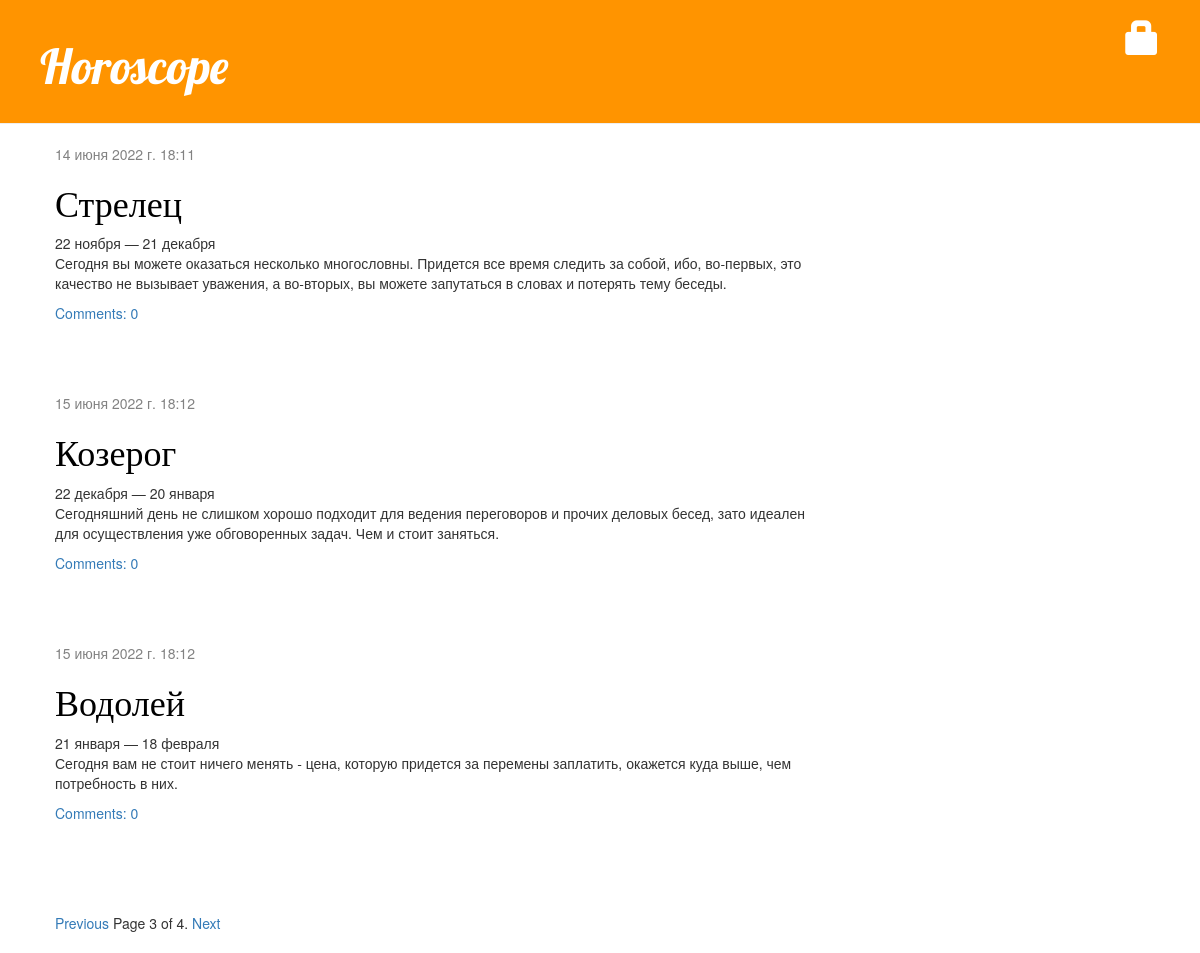
/?page=3, run on the app's committed database.
### blog/models.py (models this page shows, shortened)
class Post(models.Model):
    author = models.ForeignKey(settings.AUTH_USER_MODEL, on_delete=models.CASCADE)
    title = models.CharField(max_length=200)
    text = models.TextField()
    created_date = models.DateTimeField(default=timezone.now)
    published_date = models.DateTimeField(blank=True, null=True)
    def approved_comments(self):
        return self.comments.filter(approved_comment=True)

### blog/views.py (the view)
# urls.py: path('', views.post_list, name='post_list'),
def post_list(request):
    posts = Post.objects.filter(published_date__lte=timezone.now()).order_by('published_date')
    paginator = Paginator(posts, 3)
    page = request.GET.get('page')
    try:
        posts = paginator.page(page)
    except PageNotAnInteger:
        posts = paginator.page(1)
    except EmptyPage:
        posts = paginator.page(paginator.num_pages)
    return render(request,
                  'blog/post_list.html',
                  {'page': page,
                   'posts': posts})

### templates/blog/post_list.html
{% extends 'blog/base.html' %}
{% block content %}
    {% for post in posts %}
        <div class="post">
            <div class="date">
                {{ post.published_date }}
            </div>
            <h1><a href="{% url 'post_detail' pk=post.pk %}">{{ post.title }}</a></h1>
            <p>{{ post.text|linebreaksbr }}</p>
            <a href="{% url 'post_detail' pk=post.pk %}">Comments: {{ post.approved_comments.count }}</a>
        </div>
    {% endfor %}
    {% include "blog/pagination.html" with page=posts %}
{% endblock %}

### blog/static/css/blog.css (style rules this page uses)
h1, h2, h3, h4 { font-family: 'Lobster', cursive; }
.date { color: #828282; }
.post { margin-bottom: 70px; }
.post h1 a, .post h1 a:visited { color: #000000; }

### data on the page
Post: published_date "14 июня 2022 г. 18:11", title "Стрелец", text "22 ноября — 21 декабря Сегодня вы можете оказаться несколько многословны. Придется все время следить за собой, ибо, во-первых, это качество не вызывает уважения, а во-вторых, вы можете запутаться в словах и потерять тему беседы.", approved_comments.count "0"
Post: published_date "15 июня 2022 г. 18:12", title "Козерог", text "22 декабря — 20 января Сегодняшний день не слишком хорошо подходит для ведения переговоров и прочих деловых бесед, зато идеален для осуществления уже обговоренных задач. Чем и стоит заняться.", approved_comments.count "0"
Post: published_date "15 июня 2022 г. 18:12", title "Водолей", text "21 января — 18 февраля Сегодня вам не стоит ничего менять - цена, которую придется за перемены заплатить, окажется куда выше, чем потребность в них.", approved_comments.count "0"

### other printed values
{{ page.number }} "3"
{{ page.paginator.num_pages }} "4"
